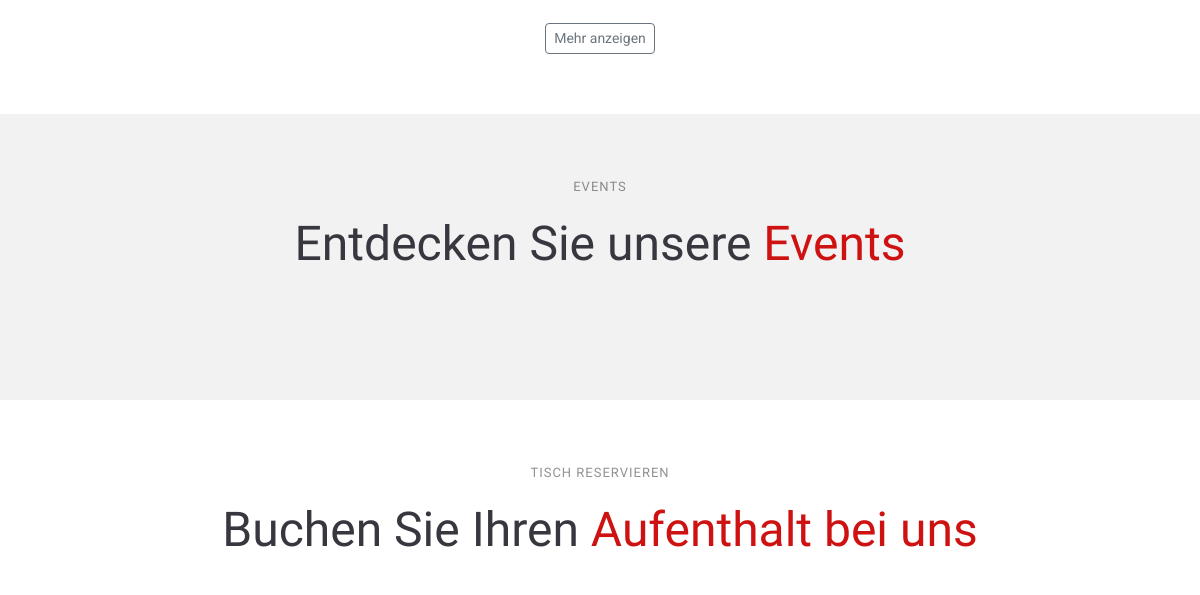
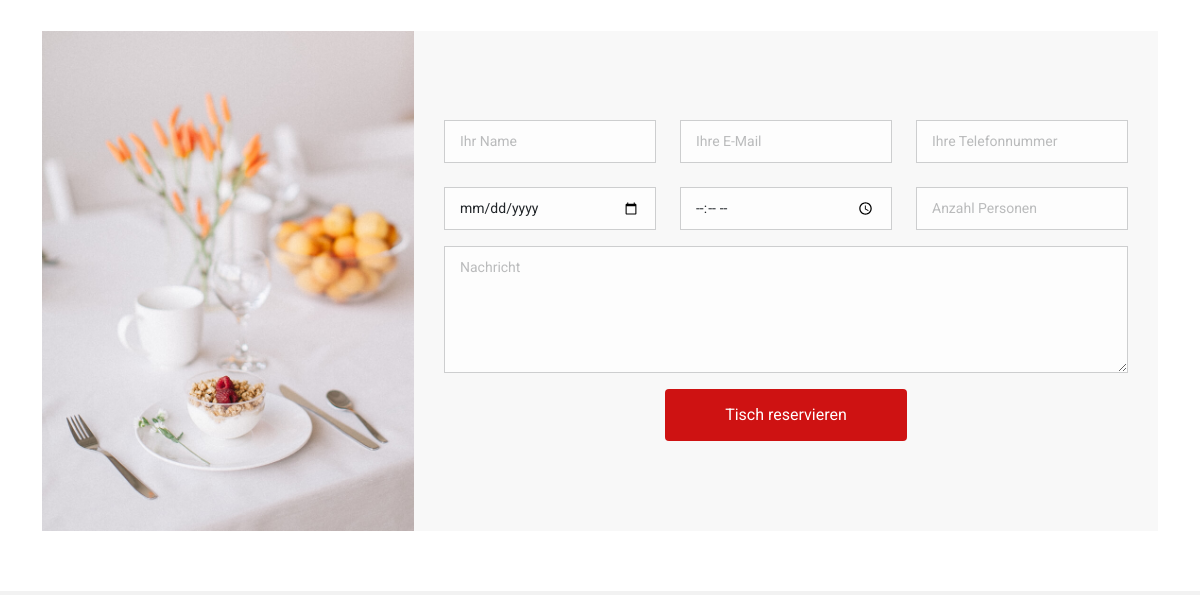
Before: / (middle part) with the older database file (2 pictures, top to bottom).
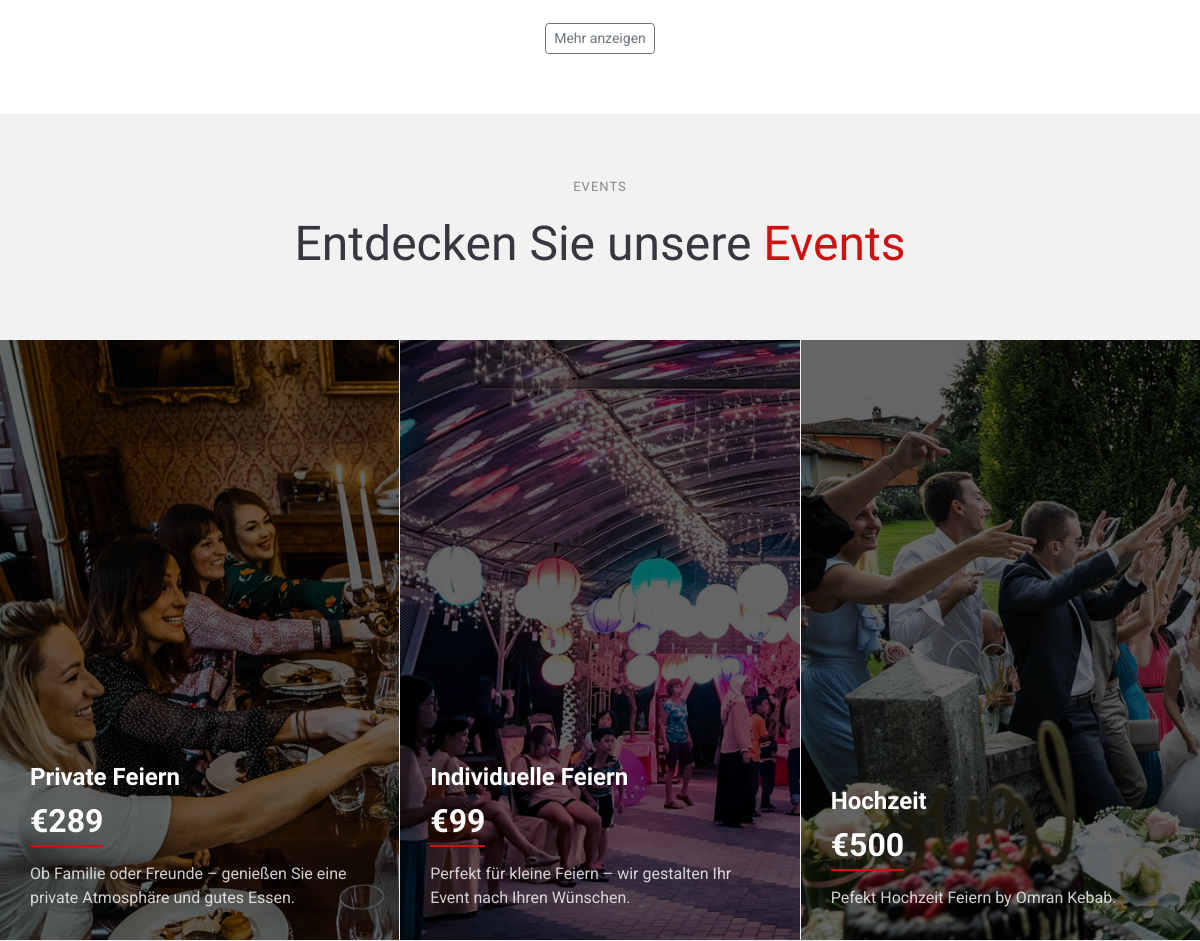
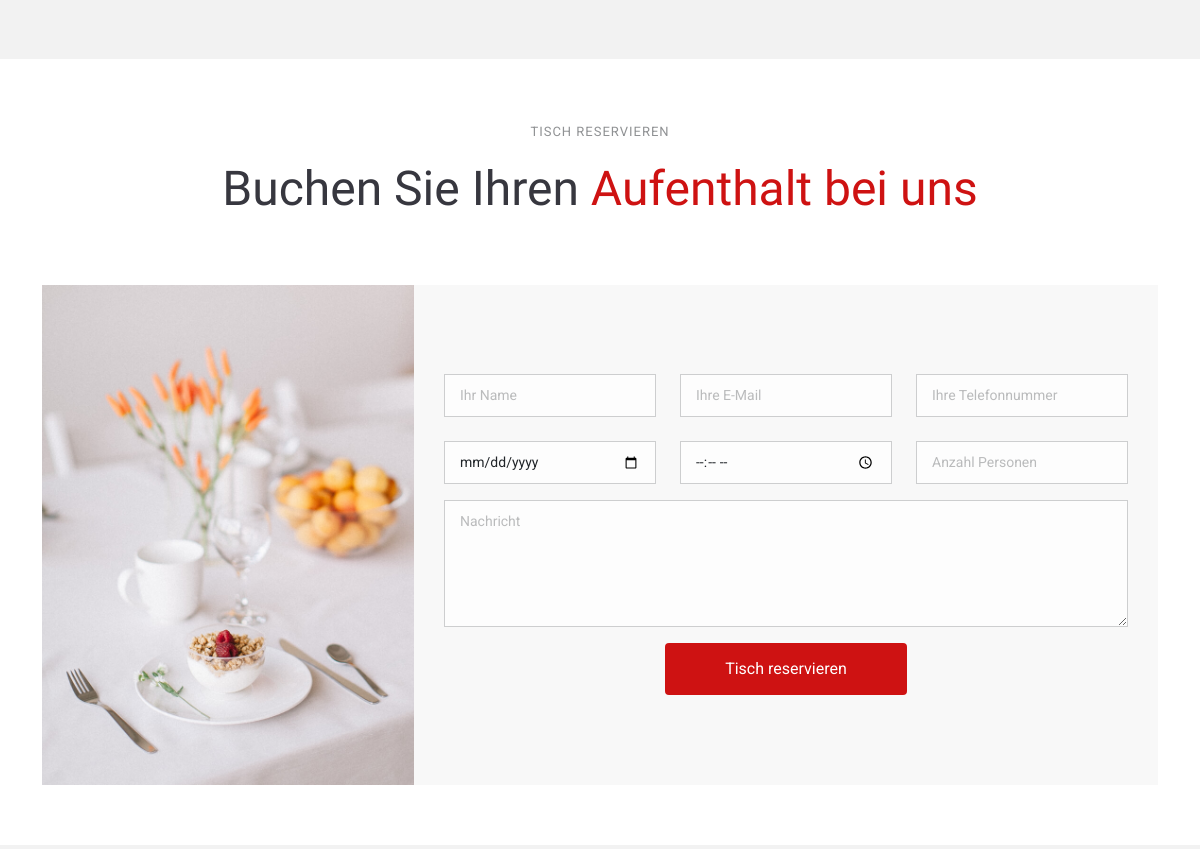
After: the same page with the newer database file (2 pictures, top to bottom).
### FoodOrdering/models.py (models this page shows, shortened)
class Category(models.Model):
    name = models.CharField(max_length=120, unique=True)
    slug = models.SlugField(max_length=140, unique=True, blank=True)
    is_active = models.BooleanField(default=True)
    sort_order = models.PositiveIntegerField(default=0)
    class Meta:
        ordering = ["sort_order", "name"]

class Event(models.Model):
    title = models.CharField(max_length=160)
    slug = models.SlugField(max_length=180, unique=True, blank=True)
    description = models.TextField()
    price = models.DecimalField(max_digits=8, decimal_places=2)
    image = models.ImageField(upload_to="events/", blank=True, null=True)
    is_active = models.BooleanField(default=True)
    sort_order = models.PositiveIntegerField(default=0)
    created_at = models.DateTimeField(auto_now_add=True)
    updated_at = models.DateTimeField(auto_now=True)
    class Meta:
        ordering = ["sort_order", "title"]

### FoodOrdering/views.py (the view)
# urls.py: path('', views.home, name='home'),
def home(request):
    events = Event.objects.filter(is_active=True).order_by('sort_order')
    categories = (
        Category.objects.filter(is_active=True)
        .prefetch_related(
            "products",
            "products__product_option_groups__group__options",
        )
    )
    return render(request, "index.html", {
        "categories": categories,
        'events': events,
        "reservation_form": TableReservationForm()
    })

### FoodOrdering/forms.py (shortened to what this page needs)
class TableReservationForm(forms.ModelForm):
    class Meta:
        model = TableReservation
        fields = ["name", "email", "phone", "date", "time", "people", "message"]

### FoodOrdering/models.py (called while the page is built)
    def effective_is_required(self) -> bool:
        return self.is_required if self.is_required is not None else self.group.is_required

    def effective_min_select(self) -> int:
        return self.min_select if self.min_select is not None else self.group.min_select

    def effective_max_select(self) -> int:
        return self.max_select if self.max_select is not None else self.group.max_select

### templates/index.html (shortened to what this page needs)
<!DOCTYPE html>
<html lang="de">
{% load static %}
<head>
  <link href="{% static 'assets/vendor/bootstrap/css/bootstrap.min.css' %}" rel="stylesheet">
  <link href="{% static 'assets/vendor/bootstrap-icons/bootstrap-icons.css' %}" rel="stylesheet">
  <link href="{% static 'assets/vendor/aos/aos.css' %}" rel="stylesheet">
  <link href="{% static 'assets/vendor/glightbox/css/glightbox.min.css' %}" rel="stylesheet">
  <link href="{% static 'assets/vendor/swiper/swiper-bundle.min.css' %}" rel="stylesheet">
  <link href="{% static 'assets/css/main.css' %}" rel="stylesheet">
  <link href="{% static 'assets/css/style.css' %}" rel="stylesheet">
</head>
<body class="index-page">
  <main class="main">
    <section id="menu" class="menu section">
      <div class="container">
        <div class="tab-content" data-aos="fade-up" data-aos-delay="200">
          {% for category in categories %}
          <div class="tab-pane fade {% if forloop.first %}active show{% endif %}"
               id="category-{{ category.slug }}">
{% if category.products.count > 6 %}
  <div class="text-center mt-4">
    <button class="btn btn-outline-secondary btn-sm"
            type="button"
            data-category="{{ category.id }}"
            onclick="showMoreMenuItems(this)">
      Mehr anzeigen
    </button>
  </div>
{% endif %}
          </div>
          {% endfor %}
        </div>
      </div>
    </section>
    <section id="events" class="events section light-background">
      <div class="container section-title" data-aos="fade-up">
        <h2>Events</h2>
        <p><span>Entdecken Sie unsere</span> <span class="description-title">Events</span></p>
      </div>
      <div class="container-fluid" data-aos="fade-up" data-aos-delay="100">
        <div class="swiper init-swiper">
          <div class="swiper-wrapper">
            {% for event in events %}
            {% if event.is_active %}
            <div class="swiper-slide event-item d-flex flex-column justify-content-end" style="background-image: url({{ event.image.url }})">
              <h3>{{ event.title }}</h3>
              <div class="price align-self-start">€{{ event.price|floatformat:0 }}</div>
              <p class="description">{{ event.description }}</p>
            </div>
            {% endif %}
            {% endfor %}
          </div>
        </div>
      </div>
    </section>
  <section id="book-a-table" class="book-a-table section">
    <div class="container section-title" data-aos="fade-up">
      <h2>Tisch reservieren</h2>
      <p><span>Buchen Sie Ihren</span> <span class="description-title">Aufenthalt bei uns<br></span></p>
    </div>
    <div class="container">
      <div class="row g-0" data-aos="fade-up" data-aos-delay="100">
        <div class="col-lg-4 reservation-img"
            style="background-image: url({% static 'assets/img/reservation.jpg' %});">
        </div>
        <div class="col-lg-8 d-flex align-items-center reservation-form-bg" data-aos="fade-up" data-aos-delay="200">
          <form action="{% url 'create_reservation' %}" method="post" role="form" class="php-email-form">
            <div class="row gy-4">
              <div class="col-lg-4 col-md-6">
                <input type="text" name="name" class="form-control" id="name" placeholder="Ihr Name" required>
              </div>
              <div class="col-lg-4 col-md-6">
                <input type="email" class="form-control" name="email" id="email" placeholder="Ihre E-Mail" required>
              </div>
              <div class="col-lg-4 col-md-6">
                <input type="text" class="form-control" name="phone" id="phone" placeholder="Ihre Telefonnummer" required>
              </div>
              <div class="col-lg-4 col-md-6">
                <input type="date" name="date" class="form-control" id="date" required>
              </div>
              <div class="col-lg-4 col-md-6">
                <input type="time" class="form-control" name="time" id="time" required>
              </div>
              <div class="col-lg-4 col-md-6">
                <input type="number" class="form-control" name="people" id="people" placeholder="Anzahl Personen" required>
              </div>
            </div>
            <div class="form-group mt-3">
              <textarea class="form-control" name="message" rows="5" placeholder="Nachricht"></textarea>
            </div>
            <div class="text-center mt-3">
              <button type="submit">Tisch reservieren</button>
            </div>
          </form>
        </div>
      </div>
    </div>
  </section>
    <section id="gallery" class="gallery section light-background">
    </section>
  </main>
</body>
</html>

### static/assets/css/main.css (style rules this page uses)
:root { --default-font: "Roboto", system-ui, -apple-system, "Segoe UI", Roboto, "Helvetica Neue", Arial, "Noto Sans", "Liberation Sans", sans-serif, "Apple Color Emoji", "Segoe UI Emoji", "Segoe UI Symbol", "Noto Color Emoji"; --heading-font: "Amatic SC", sans-serif; --nav-font: "Inter", sans-serif; }
:root { --background-color: #ffffff; --default-color: #212529; --heading-color: #37373f; --accent-color: #ce1212; --surface-color: #ffffff; --contrast-color: #ffffff; }
:root { --nav-color: #7f7f90; --nav-hover-color: #ce1212; --nav-mobile-background-color: #ffffff; --nav-dropdown-background-color: #ffffff; --nav-dropdown-color: #7f7f90; --nav-dropdown-hover-color: #ce1212; }
.light-background { --background-color: #f2f2f2; --surface-color: #ffffff; }
:root { scroll-behavior: smooth; }
body { color: var(--default-color); background-color: var(--background-color); font-family: var(--default-font); }
section, .section { color: var(--default-color); background-color: var(--background-color); padding: 60px 0; scroll-margin-top: 92px; overflow: clip; }
.section-title { text-align: center; padding-bottom: 60px; position: relative; }
.section-title h2 { font-size: 13px; letter-spacing: 1px; font-weight: 400; padding: 0; margin: 0; color: color-mix(in srgb, var(--default-color), transparent 50%); display: inline-block; text-transform: uppercase; font-family: var(--default-font); }
.section-title p { color: var(--heading-color); margin: 10px 0 0 0; font-size: 48px; font-weight: 500; font-family: var(--heading-font); }
.section-title p .description-title { color: var(--accent-color); }
.events .container-fluid { padding: 0; }
.events .event-item { background-size: cover; background-position: cente; min-height: 600px; padding: 30px; }
.events .event-item:before { content: ""; background: rgba(0, 0, 0, 0.6); position: absolute; inset: 0; }
.events .event-item h3 { font-size: 24px; font-weight: 700; margin-bottom: 5px; color: #ffffff; position: relative; }
.events .event-item .price { color: #ffffff; border-bottom: 2px solid var(--accent-color); font-size: 32px; font-weight: 700; margin-bottom: 15px; position: relative; }
.events .event-item .description { margin-bottom: 0; color: rgba(255, 255, 255, 0.8); position: relative; }
.events .swiper-wrapper { height: auto; }
.book-a-table .reservation-img { min-height: 500px; background-size: cover; background-position: center; }
.book-a-table .reservation-form-bg { background: color-mix(in srgb, var(--default-color), transparent 97%); }
.book-a-table .php-email-form { padding: 30px; }
.book-a-table .php-email-form input[type=text], .book-a-table .php-email-form input[type=email], .book-a-table .php-email-form input[type=number], .book-a-table .php-email-form input[type=date], .book-a-table .php-email-form input[type=time], .book-a-table .php-email-form textarea { font-size: 14px; padding: 10px 15px; box-shadow: none; border-radius: 0; color: var(--default-color); background-color: color-mix(in srgb, var(--background-color), transparent 20%); border-color: color-mix(in srgb, var(--default-color), transparent 80%); }
.book-a-table .php-email-form input[type=text]::placeholder, .book-a-table .php-email-form input[type=email]::placeholder, .book-a-table .php-email-form input[type=number]::placeholder, .book-a-table .php-email-form input[type=date]::placeholder, .book-a-table .php-email-form input[type=time]::placeholder, .book-a-table .php-email-form textarea::placeholder { color: color-mix(in srgb, var(--default-color), transparent 70%); }
.book-a-table .php-email-form button[type=submit] { color: var(--contrast-color); background: var(--accent-color); border: 0; padding: 14px 60px; transition: 0.4s; border-radius: 4px; }
.gallery { overflow: hidden; }

Changed rows visible on the page:
added Event: image (picture), title "Private Feiern", price "289", description "Ob Familie oder Freunde – genießen Sie eine private Atmosphäre und gutes Essen."
added Event: image (picture), title "Individuelle Feiern", price "99", description "Perfekt für kleine Feiern – wir gestalten Ihr Event nach Ihren Wünschen."
added Event: image (picture), title "Hochzeit", price "500", description "Pefekt Hochzeit Feiern by Omran Kebab."
